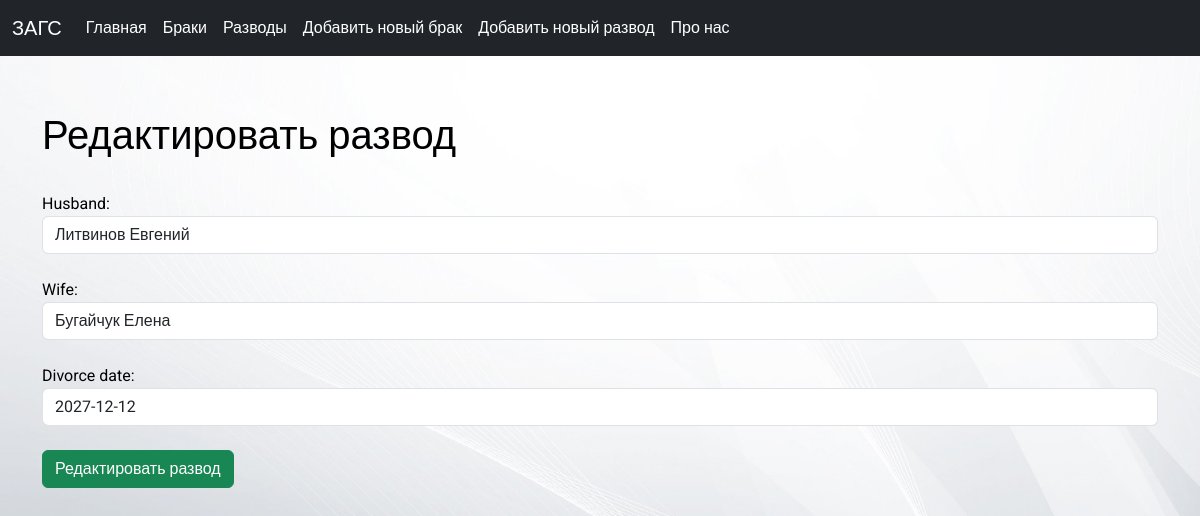
The app's page /divorce/2/edit/ with its own data.
### base/models.py (models this page shows, shortened)
class Divorce(models.Model):
    husband = models.CharField(max_length=100)
    wife = models.CharField(max_length=100)
    divorce_date = models.DateField()

### base/views.py (the view)
# urls.py: path('divorce/<int:pk>/edit/', views.edit_divorce, name='edit_divorce'),
def edit_divorce(request, pk):
    divorce = get_object_or_404(Divorce, pk=pk)
    if request.method == 'POST':
        form = DivorceForm(request.POST, instance=divorce)
        if form.is_valid():
            form.save()
            return redirect('divorce_list')
    else:
        form = DivorceForm(instance=divorce)
    return render(request, 'base/edit_divorce.html', {'form': form})

### base/divorce_form.py
class DivorceForm(ModelForm):
    class Meta:
        model = Divorce
        fields = ['husband', 'wife', 'divorce_date']
        widgets = {
            "husband": TextInput(attrs={
                'class': 'form-control',
                'placeholder': 'Введите мужа'
            }),
            "wife": TextInput(attrs={
                'class': 'form-control',
                'placeholder': 'Введите жену'
            }),
            "divorce_date": TextInput(attrs={
                'class': 'form-control',
                'placeholder': 'Введите дату развода'
            }),
        }

### base/templates/base/edit_divorce.html (shortened to what this page needs)
{% extends 'base/main.html' %}
{% block content  %}
<br><br><br>
   <h1>Редактировать развод</h1><br>
   <form method="post">
      <div class="form-group">
        {{ form.husband.label_tag }}
        {{ form.husband }}
      </div><br>
      <div class="form-group">
        {{ form.wife.label_tag }}
        {{ form.wife }}
      </div><br>
      <div class="form-group">
        {{ form.divorce_date.label_tag }}
        {{ form.divorce_date }}
      </div><br>
      <button type="submit" class="btn btn-success">Редактировать развод</button>
   </form>
{% endblock  %}

### base/static/css/main.css (style rules this page uses)
body { margin-top: 20px; padding-top: 20px; font-family: 'Roboto', sans-serif; background-image: url("./../images/bg2.jpg"); height: 100vh; background-repeat: no-repeat; background-size: cover; color: black; }

### records on screen
Divorce: husband "Литвинов Евгений", wife "Бугайчук Елена", divorce_date "2027-12-12"
